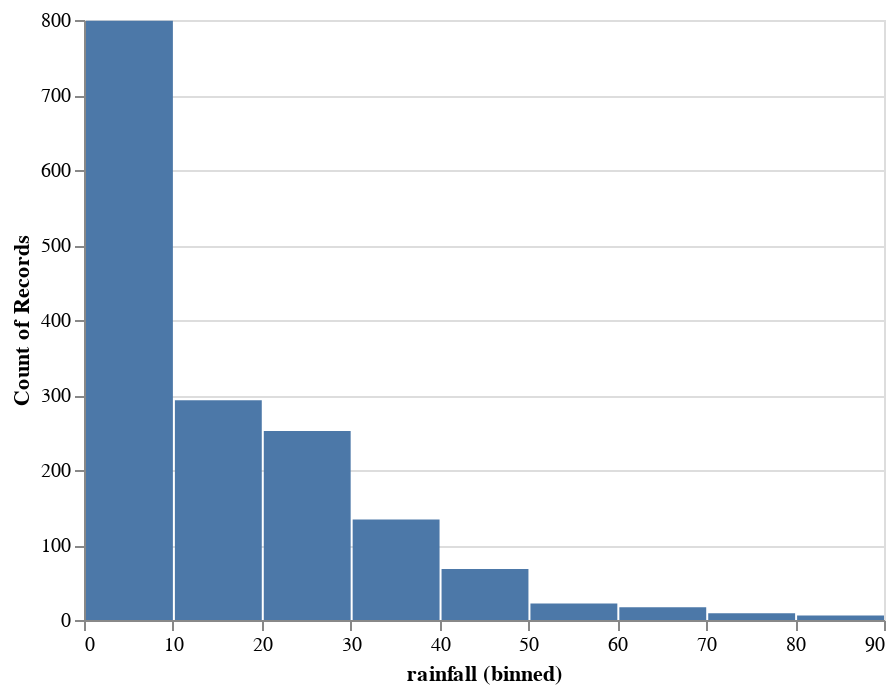

The cell this chart's notebook holds for it:
### Code cell
alt.Chart(world.df_features).mark_bar().encode(
    alt.X("rainfall", bin=True),
    y='count()',
)

### Figure 1 — Vega-Lite specification as saved in the notebook (floating-point values rounded to 4 significant figures; data arrays with more than 128 entries replaced by an {"elided": "..."} marker saying what was removed)
{"$schema": "https://vega.github.io/schema/vega-lite/v2.6.0.json", "config": {"view": {"height": 300, "width": 400}}, "data": {"name": "data-e91d9b41e148526bed3720b7a150c9a6"}, "datasets": {"data-e91d9b41e148526bed3720b7a150c9a6": {"elided": "1600 records"}}, "encoding": {"x": {"bin": true, "field": "rainfall", "type": "quantitative"}, "y": {"aggregate": "count", "type": "quantitative"}}, "mark": "bar"}
